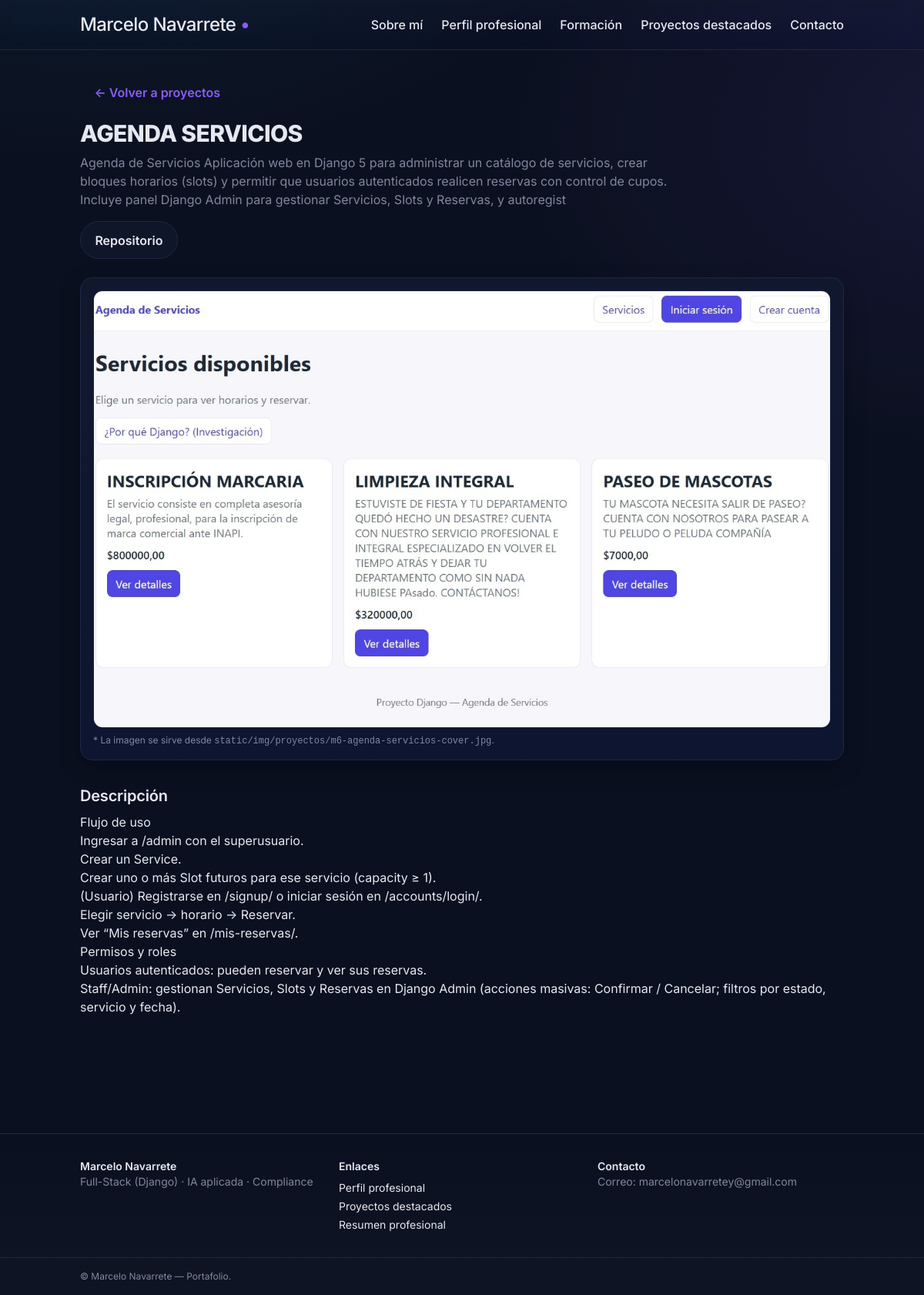
/proyectos/m6-agenda-servicios/, run on the app's committed database.
### sitio/models.py (models this page shows, shortened)
class Proyecto(models.Model):
    titulo = models.CharField(max_length=120)
    slug = models.SlugField(max_length=140, unique=True)
    resumen = models.TextField(max_length=300, blank=True)
    descripcion = models.TextField(blank=True)  # usarás esto para “más info” del detalle
    repo_url = models.URLField(blank=True)
    demo_url = models.URLField(blank=True)
    cover_url = models.URLField(blank=True, help_text="URL de imagen/pantallazo principal (opcional)")
    tags = models.ManyToManyField(Tag, blank=True, related_name="proyectos")
    orden = models.PositiveIntegerField(default=0)
    publicado = models.BooleanField(default=True)
    creado = models.DateTimeField(auto_now_add=True)
    actualizado = models.DateTimeField(auto_now=True)
    class Meta:
        ordering = ["orden", "-creado"]

### sitio/views.py (the view)
# urls.py: path("proyectos/<slug:slug>/", proyecto_detalle, name="proyecto_detalle"),
def proyecto_detalle(request, slug):
    p = get_object_or_404(Proyecto.objects.prefetch_related("tags"), slug=slug, publicado=True)
    vecinos = list(Proyecto.objects.filter(publicado=True).order_by("orden", "-creado"))
    prev_obj = next((x for x in vecinos if x.orden < p.orden), None)
    next_obj = next((x for x in vecinos if x.orden > p.orden), None)
    ctx = {"p": p, "prev_obj": prev_obj, "next_obj": next_obj}
    return render(request, "proyecto_detalle.html", ctx)

### templates/proyecto_detalle.html (shortened to what this page needs)
{% extends "base.html" %}
{% load static %}
{% block content %}
<article class="mb-10">
  <a href="{% url 'proyectos' %}" class="btn btn-ghost">← Volver a proyectos</a>
  <header class="mt-3">
    <h1 class="section-title text-3xl">{{ p.titulo }}</h1>
    {% if p.resumen %}<p class="muted mt-2 max-w-3xl">{{ p.resumen }}</p>{% endif %}
    <div class="mt-4 flex gap-2">
      {% if p.repo_url %}<a class="btn btn-outline" target="_blank" href="{{ p.repo_url }}">Repositorio</a>{% endif %}
    </div>
  </header>
  <section class="card p-4 mt-6">
    <img
  src="{% static 'img/proyectos/' %}{{ p.slug }}-cover.jpg"
  alt="Portada de {{ p.titulo }}"
  class="w-full h-auto max-h-[70vh] object-contain bg-[#0E1430] rounded-xl border border-[var(--border)]"
/>
    <p class="muted text-xs mt-2">
      * La imagen se sirve desde <code>static/img/proyectos/{{ p.slug }}-cover.jpg</code>.
    </p>
  </section>
  {% if p.descripcion %}
  <section class="mt-8">
    <h2 class="font-semibold text-xl">Descripción</h2>
    <div class="mt-2 prose prose-slate max-w-none">{{ p.descripcion|linebreaks }}</div>
  </section>
  {% endif %}
</article>
{% endblock %}

### templates/base.html (shortened to what this page needs)
{% load static %}
<!doctype html>
<html lang="es" class="h-full">
<head>
  <script src="https://cdn.tailwindcss.com"></script>
  <link rel="stylesheet" href="{% static 'css/app.css' %}">
</head>
<body class="min-h-full">
  <header class="header border-b" role="banner">
    <div class="container py-4 flex items-center justify-between">
      <a href="/" class="font-semibold text-xl md:text-2xl tracking-tight">
        Marcelo Navarrete <span style="color: var(--brand)">•</span>
      </a>
<nav class="hidden md:flex gap-6 text-base font-medium" aria-label="principal">
  <a class="hover:text-[var(--brand)]" href="/#sobre-mi">Sobre mí</a>
  <a class="hover:text-[var(--brand)]" href="/#perfil">Perfil profesional</a>
  <a class="hover:text-[var(--brand)]" href="/#formacion">Formación</a>
  <a class="hover:text-[var(--brand)]" href="/#proyectos">Proyectos destacados</a>
  <a class="hover:text-[var(--brand)]" href="/#contacto">Contacto</a>
</nav>
  </header>
  <main class="container py-8" role="main">
    {% block content %}{% endblock %}
  </main>
  <footer id="contacto" class="footer border-t mt-12" role="contentinfo">
    <div class="container py-8 grid gap-4 md:grid-cols-3 text-sm">
      <div>
        <p class="font-semibold">Marcelo Navarrete</p>
        <p class="muted">Full-Stack (Django) · IA aplicada · Compliance</p>
      </div>
      <div>
        <p class="font-semibold">Enlaces</p>
        <ul class="mt-2 space-y-1">
          <li><a class="hover:text-[var(--brand)]" href="#perfil">Perfil profesional</a></li>
          <li><a class="hover:text-[var(--brand)]" href="#proyectos">Proyectos destacados</a></li>
          <li><a class="hover:text-[var(--brand)]" href="#resumen">Resumen profesional</a></li>
        </ul>
      </div>
      <div>
        <p class="font-semibold">Contacto</p>
        <p class="muted">Correo: <a class="hover:text-[var(--brand)]" href="mailto:marcelonavarretey@gmail.com">marcelonavarretey@gmail.com</a></p>
      </div>
    </div>
    <div class="border-t" style="border-color: var(--border);">
      <div class="container py-4 text-xs muted">
        © {{ now|date:"Y" }} Marcelo Navarrete — Portafolio.
      </div>
    </div>
  </footer>
</body>
</html>

### static/css/app.css (style rules this page uses)
:root { --bg: #0B1020; --bg-2: #0F1629; --surface: #11182E; --text: #E6E8F1; --muted: #A0A8C0; --border: #1E2745; --brand: #8B5CF6; --brand-2: #6D28D9; --accent: #22D3EE; --shadow: 0 18px 45px rgba(0,0,0,.35); --shadow-sm: 0 10px 28px rgba(0,0,0,.28); --font-primary: "Inter", system-ui, -apple-system, "Segoe UI", Roboto, "Helvetica Neue", Arial, "Noto Sans", "Liberation Sans", sans-serif; }
html, body { background: radial-gradient(1200px 700px at 10% -10%, rgba(34,211,238,.06), transparent 55%), radial-gradient(1100px 700px at 110% 10%, rgba(139,92,246,.10), transparent 60%), var(--bg); color: var(--text); font-family: var(--font-primary); font-weight: 400; line-height: 1.6; -webkit-font-smoothing: antialiased; -moz-osx-font-smoothing: grayscale; scroll-behavior: smooth; }
a { color: inherit; text-decoration: none; }
.container { max-width: 72rem; margin-inline: auto; padding-inline: 1rem; }
.header { background: linear-gradient(180deg, rgba(255,255,255,.02), rgba(255,255,255,0)); backdrop-filter: saturate(120%) blur(6px); border-color: var(--border); }
.footer { background: linear-gradient(180deg, rgba(255,255,255,0), rgba(255,255,255,.02)); border-color: var(--border); }
.header a { font-weight: 500; }
.section-title { font-weight: 800; letter-spacing: -.02em; }
.muted { color: var(--muted); opacity: .78; }
h1, h2, h3 { font-weight: 600; line-height: 1.25; letter-spacing: -0.01em; }
.card { background: linear-gradient(180deg, var(--surface), #0E1530); border: 1px solid var(--border); border-radius: 1rem; box-shadow: var(--shadow-sm); transition: transform .2s ease, box-shadow .2s ease, border-color .2s ease; }
.btn { display: inline-block; border-radius: 9999px; padding: .7rem 1.15rem; font-weight: 600; }
.btn-outline { border: 1px solid var(--border); background: #0F1629; color: var(--text); }
.btn-ghost { background: transparent; border: 0; color: var(--brand); }
.card { min-width: 0; }

### data on the page
Proyecto: titulo "AGENDA SERVICIOS", resumen "Agenda de Servicios Aplicación web en Django 5 para administrar un catálogo de servicios, crear bloques horarios (slots) y permitir que usuarios autenticados realicen reservas con control de cupos. Incluye panel Django Admin para gestionar Servicios, Slots y Reservas, y autoregist", slug (picture), slug "m6-agenda-servicios", descripcion "Flujo de uso Ingresar a /admin con el superusuario. Crear un Service. Crear uno o más Slot futuros para ese servicio (capacity ≥ 1). (Usuario) Registrarse en /signup/ o iniciar sesión en /accounts/login/. Elegir servicio -> horario -> Reservar. Ver “Mis reservas” en /mis-reservas/. Permisos y roles Usuarios autenticados: pueden reservar y ver sus reservas. Staff/Admin: gestionan Servicios, Slots y Reservas en Django Admin (acciones masivas: Confirmar / Cancelar; filtros por estado, servicio y fecha)."
